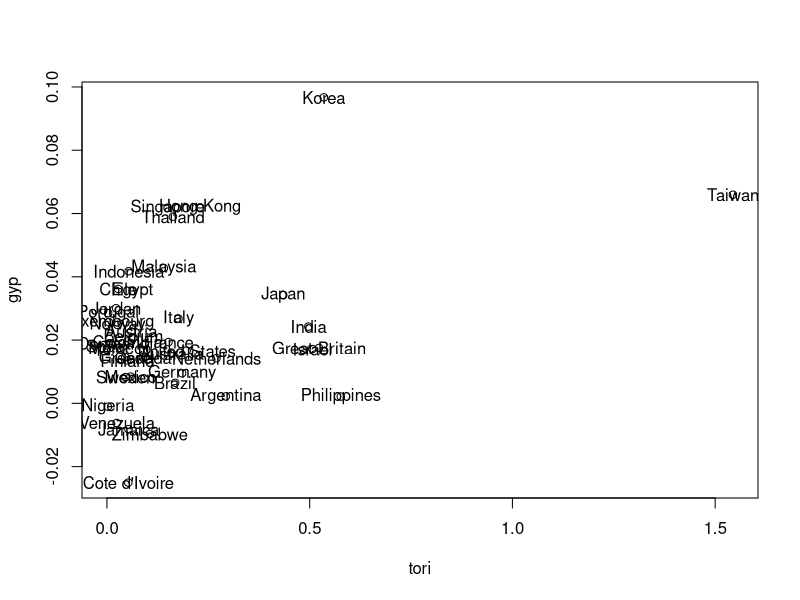
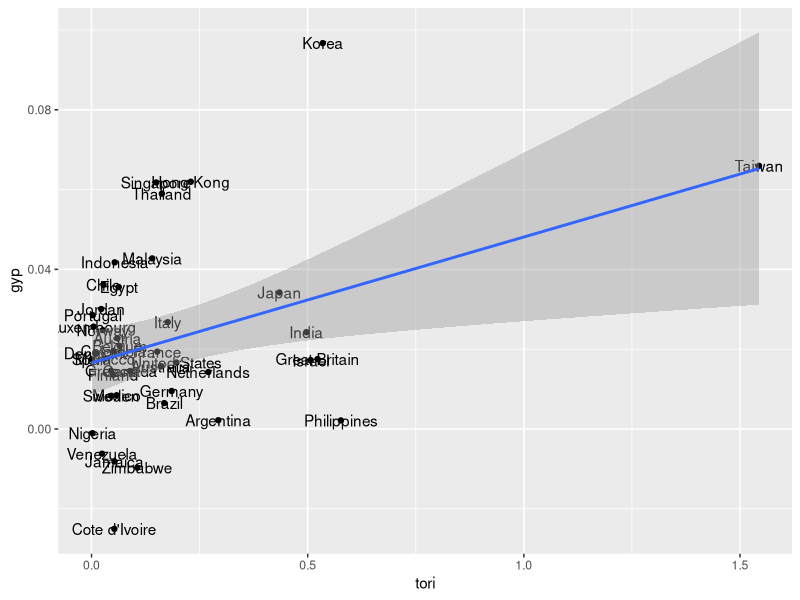
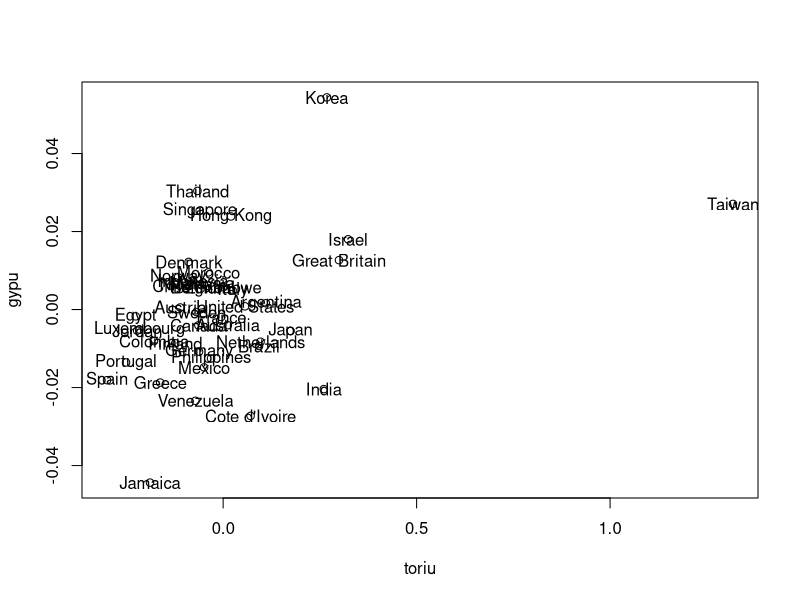
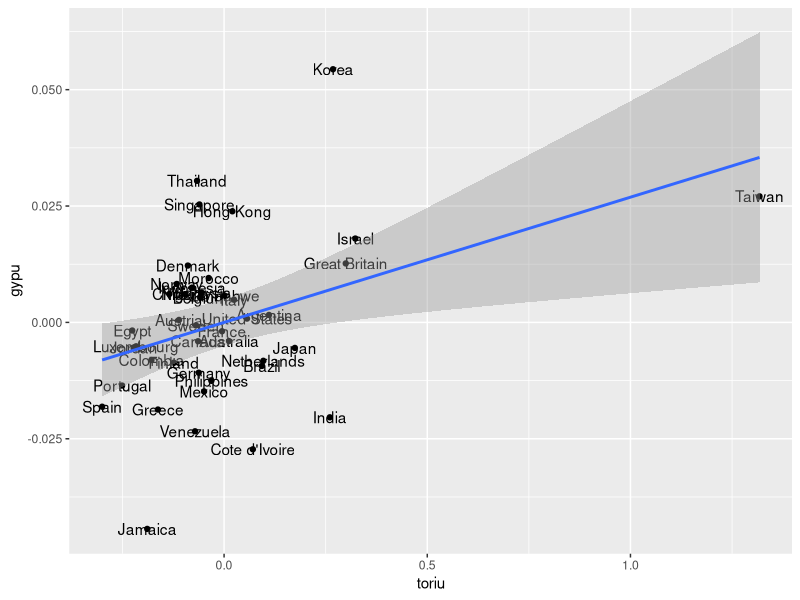
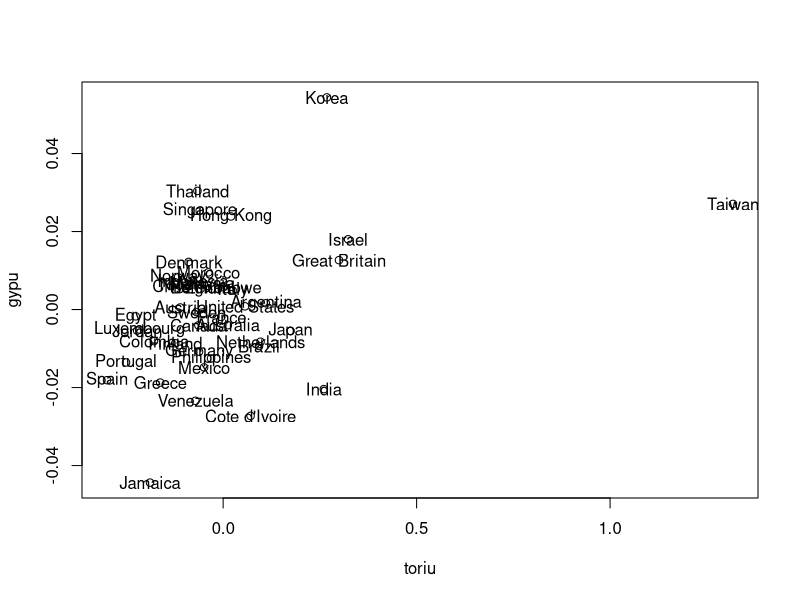

The R script that drew these images, in order:
## ZAP
## Based on Zhu, Ash, and Pollin (2006) https://doi.org/10.1080/0269217032000148645
## Frisch Waugh Lovell partial regression model
library(tidyverse)
library(haven)
andong <- read_dta("sbegnew.dta")

## Clean by deleting observations with any missing data
andong <-subset(andong, !is.na(gyp) & !is.na(tori))

## attach() is bad form but makes it easier to access variables.
## Challenge: rewrite with good tidyverse syntax
attach(andong)


plot(tori,gyp)
text(tori,gyp,name)
ggplot(andong, aes(y=gyp, x=tori)) + geom_point() + geom_text(label=name) + geom_smooth(method="lm")

## Frisch Waugh Lovell (partial regression)
fwl <- function(frame,gypu,toriu) {
    name  <<- frame$name
    lm.gypu <- lm(gyp ~ lrgdp + lsec + revcoup + govi + pii + bmpi + bpyi,frame)
    gypu <<- lm.gypu$residual
    lm.toriu <- lm(tori ~ lrgdp + lsec + revcoup + govi + pii + bmpi + bpyi,frame)
    toriu <<- lm.toriu$residual
    lm.u  <- lm(gypu ~ toriu)
    summary(lm.u)
}

fwl(andong,gypu,toriu)
plot(toriu,gypu)
text(toriu,gypu,name)


ggplot(data.frame(toriu,gypu,name), aes(x=toriu, y=gypu) ) + geom_point() + geom_text(label=name) + geom_smooth(method="lm")




## Not implemented: test omitting outliers
plot(toriu,gypu)
text(toriu,gypu,name)
print("Left-click each country to omit; right-click when done.")
omit <- identify(toriu,gypu,plot=FALSE)
name[omit]
except <- andong[-omit]

